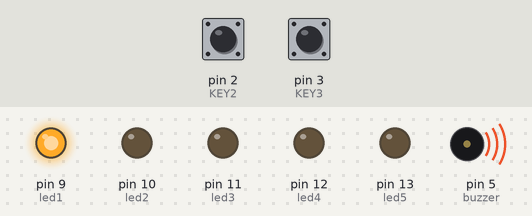
Bench run of a sketch on a simulated Arduino Uno, built with avr-gcc and run on an emulated ATmega328P. Parts: output pins drawn as LEDs (lit = HIGH), buzzer (waves = sounding, pin HIGH). The inputs (shaded band) are chosen by the test bench; at power-on: pin 2 (KEY2) HIGH, pin 3 (KEY3) LOW.

Above: at 0.2 s.
At 1.2 s:
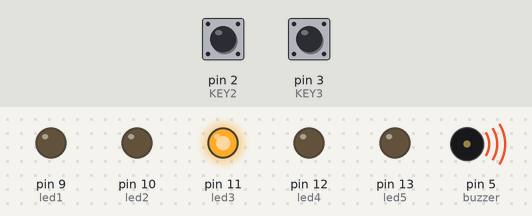
At 1.7 s:
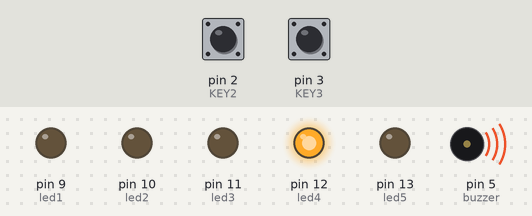
At 3.2 s:
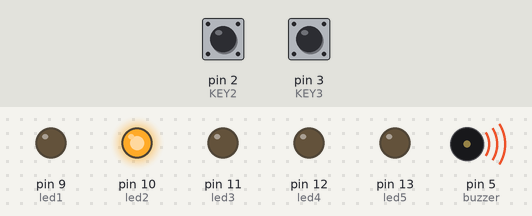
At 4.7 s:
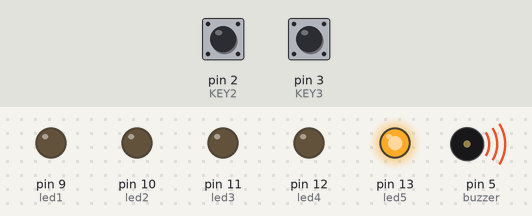
Timing chart, 0 to 5.8 s (numbered marks = the images above):
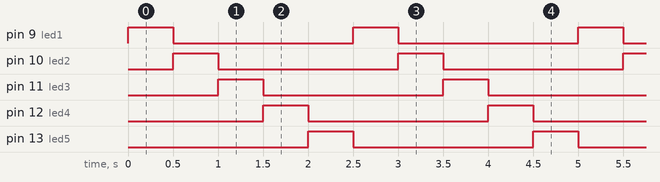

Measured:
- by itself, pin 9 (led1), pin 10 (led2), pin 11 (led3), pin 12 (led4), pin 13 (led5): alternates HIGH for 0.50 s and LOW for 2.0 s
- by itself, everything shown: repeats every 2.5 s, in 6 steps

The sketch:

sketch_nov19a.ino
```cpp
//REMOTE CONTROL PROJECT


//GLOBLE VARIABLES
//state
int state =0;
int var1 = 0;
int var2 = 0;

//INTERFACE
//button pins
int KEY2 = 2;
int KEY3 = 3;

//Temp. & humidty sensor pin
int DTH = 4;

//buzzer pin
int buzzer = 5;

//IR receiver
int IR = 6;

//D7 pins - NA
//D8 pins - NA

//LED pins
int led1 = 9; //RBG - RED
int led2 = 10; //RGB - GREEN
int led3 = 11; //RGB - BLUE
int led4 = 12; //BLUE
int led5 = 13; //RED


void setup() {
  Serial.begin(9600);

  //irrecv.enableIRIn(); // Start the receiver

  //attachInterrupt(0, falling0, FALLING);
  //attachInterrupt(1, falling1, FALLING);

  pinMode(buzzer,OUTPUT);
  digitalWrite(buzzer,HIGH);

  //LEDS
  pinMode(led1,OUTPUT);
  pinMode(led2,OUTPUT);
  pinMode(led3,OUTPUT);
  pinMode(led4,OUTPUT);
  pinMode(led5,OUTPUT);

  //Swtiches
  pinMode(KEY2, INPUT_PULLUP);
  pinMode(KEY2, INPUT_PULLUP);

  //for(char i=9;i<14;i++)
   //digitalWrite(i,LOW);

}


void loop() {


 // buzzer_();
  // put your main code here, to run repeatedly:
  var1 = digitalRead(KEY2);
  var2 = digitalRead(KEY3);

  if(var1 ==1){
    state = 1;
  }

  if(var2 == 1){
    state = 0;
  }

  if(state==1){
    led_display();
  }

  if(state ==0){
    if(state==0){
    //turn off all leds
     digitalWrite(led1,LOW);
     digitalWrite(led2,LOW);
     digitalWrite(led3,LOW);
     digitalWrite(led4,LOW);
     digitalWrite(led5,LOW);
   }
  }
}


void led_display()
{
   digitalWrite(led1,HIGH);
   delay(500);
   digitalWrite(led1,LOW);
   digitalWrite(led2,HIGH);
   delay(500);
   digitalWrite(led2,LOW);
   digitalWrite(led3,HIGH);
   delay(500);
   digitalWrite(led3,LOW);
   digitalWrite(led4,HIGH);
   delay(500);
   digitalWrite(led4,LOW);
   digitalWrite(led5,HIGH);
   delay(500);
   digitalWrite(led5,LOW);
}


void buzzer_(void)
{
 char i;
 for(i=0;i<80;i++)// output a frequency sound
 {
  digitalWrite(buzzer,LOW);// sound
  delay(1);//delay1ms
  digitalWrite(buzzer,HIGH);//not sound
  delay(1);//ms delay
 }
 for(i=0;i<100;i++)// output a frequency sound
 {
  digitalWrite(buzzer,LOW);// sound
  digitalWrite(buzzer,HIGH);//not sound
  delay(2);//2ms delay
 }
}
```
